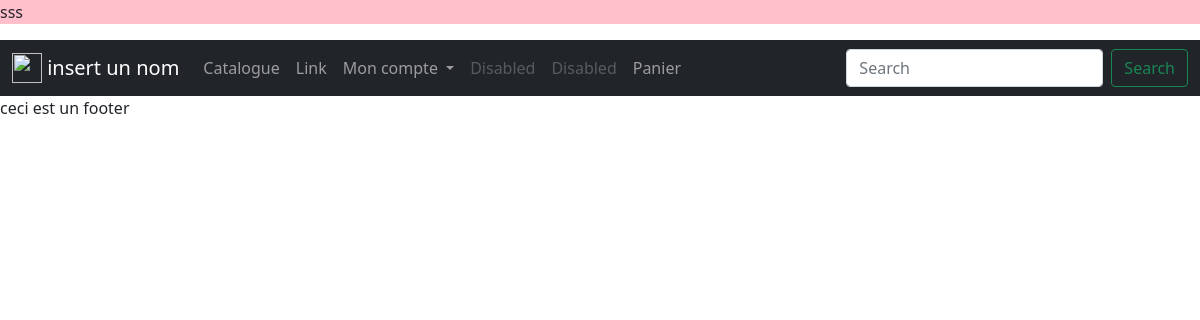
The app's page /manga, older data.
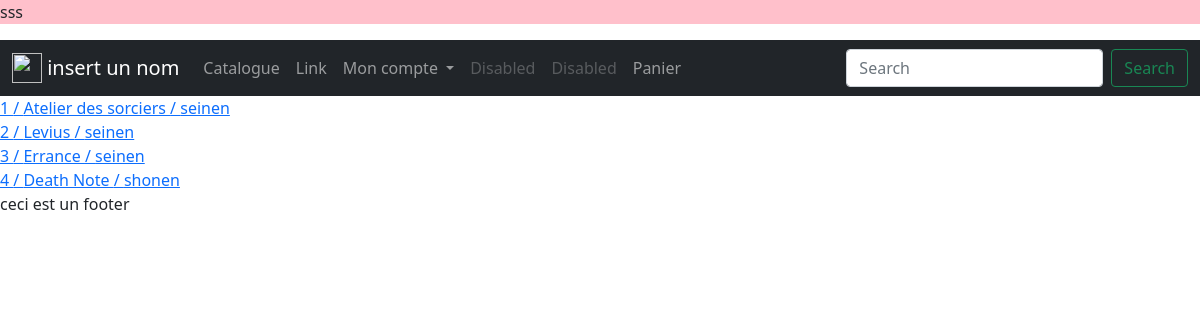
The same page, newer data.
### tables this page shows
CREATE TABLE IF NOT EXISTS manga(
    id INTEGER PRIMARY KEY AUTO_INCREMENT,
    titre VARCHAR(255),
    dessinateur VARCHAR(255),
    scenariste VARCHAR(255),
    editeur_oeuvre_origine VARCHAR(255),
    id_categorie INTEGER,
    id_etat INTEGER,
    img TEXT,
    del BOOL,
    FOREIGN KEY (id_categorie)
	REFERENCES  categorie(id) ON UPDATE CASCADE ON DELETE  NO ACTION,
    FOREIGN KEY (id_etat)
	REFERENCES etat(id) ON UPDATE CASCADE ON DELETE NO ACTION
);

CREATE TABLE IF NOT EXISTS categorie(
    id INTEGER PRIMARY KEY AUTO_INCREMENT,
    categorie VARCHAR(255)
);

### model/Connection.php (called while the page is built)
<?php
class Connection {
    public static function getPDO():PDO
    {
         return new PDO(DBDSN,DBUSERNAME,DBPASSWORD,[
            PDO::ATTR_ERRMODE=>PDO::ERRMODE_EXCEPTION
        ]);
    }
}

### model/Sql.php (called while the page is built, shortened)
<?php
abstract class Sql{
    public function __construct(){
        $this->pdo = Connection::getPDO();
    }
}

### model/SqlManga.php (called while the page is built, shortened)
<?php
class SqlManga extends Sql{
    protected $class=Manga::class;
    public function all(){
    $sql="SELECT i.id,i.titre,i.dessinateur,i.scenariste,c.categorie,i.img
        FROM manga AS i,categorie AS c
        WHERE i.id_categorie=c.id and del=true";
    $query=$this->pdo->query($sql);
    $query->setFetchMode(PDO::FETCH_CLASS, $this->class);
    $result= $query->fetchAll();
    return $result;
    }
}

### model/Manga.php (the view, shortened to what this page needs)
<?php
class Manga
{
    private $id;
    private $titre;
    private $categorie;
    public function __toString(){
        return $this->getId(). " / ". $this->getTitre() . " / ". $this->getCategorie()."</br>";
    }
    public function getTitreUrl(){
        return  str_replace(" ", "-", $this->titre);
    }
    public function getCategorie()
    {
        return $this->categorie;
    }
    public function getTitre()
    {
        return $this->titre;
    }
    public function getId()
    {
        return $this->id;
    }
}

### view/header.php (shortened to what this page needs)
<!DOCTYPE html>
<html lang="fr">
<head>
    <link href="https://cdn.jsdelivr.net/npm/bootstrap@5.0.0-beta1/dist/css/bootstrap.min.css" rel="stylesheet">
    <link rel="stylesheet" href="/projetWeb/public/style.css">
  </head>
<body>
  <p>sss</p>
    <nav class="navbar navbar-expand-lg navbar-dark bg-dark">
  <div class="container-fluid">
  <a class="navbar-brand" href="<?=ROOT_PATH?>">
        <img src="logo.jpg" width="30" height="30" class="d-inline-block align-top" alt="">
            insert un nom
        </a>
    <div class="collapse navbar-collapse" id="navbarSupportedContent">
      <ul class="navbar-nav me-auto mb-2 mb-lg-0">
        <li class="nav-item">
            <a class="nav-link" href="<?=ROOT_PATH?>manga">Catalogue</a>
        </li>
        <li class="nav-item">
          <a class="nav-link" href="#">Link</a>
        </li>
        <li class="nav-item dropdown">
          <a class="nav-link dropdown-toggle" href="#" id="navbarDropdown" role="button" data-bs-toggle="dropdown" aria-expanded="false">
            Mon compte
          </a>
        </li>
        <li class="nav-item">
          <a class="nav-link disabled" href="#" tabindex="-1" aria-disabled="true">Disabled</a>
        </li>
        <li class="nav-item">
          <a class="nav-link disabled" href="#" tabindex="-1" aria-disabled="true">Disabled</a>
        </li>
        <li class="nav-item">
          <a class="nav-link" href="<?=ROOT_PATH?>panier">Panier</a>
        </li>
      </ul>
      <form class="d-flex">
        <input class="form-control me-2" type="search" placeholder="Search" aria-label="Search">
        <button class="btn btn-outline-success" type="submit">Search</button>
      </form>
    </div>
  </div>
</nav>

### view/footer.php (shortened to what this page needs)
<footer>
ceci est un footer
</footer>
</body>
</html>

### index.php (shortened to what this page needs)
<?php
require_once("model/Connection.php");
require_once('model/Sql.php');
require_once("model/Manga.php");
require_once('model/SqlManga.php');
$file = 'control/'.REQ_TYPE.'.php';
require_once('view/header.php');
if(file_exists($file)){
    require $file;
}
else {
    require 'view/404.php';
}
require_once('view/footer.php');
?>

### control/manga.php
<?php
if(REQ_ACTION && !empty($_POST['send'])){
    $sqlManga=new SqlManga();
    $manga=$sqlManga->selectTitre(REQ_TYPE_ID);
    $sqlMangaDetail=new SqlMangaDetail();
    $detail=$sqlMangaDetail->selectTome($manga->getId(),REQ_ACTION);
    if(empty($_SESSION['panier'])){
        $_SESSION['panier']=[];
    }
    $bool=false;
    foreach($_SESSION['panier'] as $paniers){
        if($paniers[0]->getTitre()==$manga->getTitre() && $paniers[1]->getNumero_du_tome()==$detail->getNumero_du_tome()){
            $_SESSION['panier'][0][2]=$paniers[2]+$_POST['quantite'];
            $bool=true;
        }
    }
    if(!$bool){
    $array=[];
    array_push($array,$manga,$detail,$_POST['quantite']);
    array_push($_SESSION['panier'],$array);}
    header('Location: '.ROOT_PATH.'panier');
}else if(REQ_ACTION){
    $sqlManga=new SqlManga();
    $manga=$sqlManga->selectTitre(REQ_TYPE_ID);
    $sqlMangaDetail=new SqlMangaDetail();
    $detail=$sqlMangaDetail->selectTome($manga->getId(),REQ_ACTION);
    include('view/mangaDetailNumber.php');
}
else if (REQ_TYPE_ID){
    $sqlManga=new SqlManga();
    $manga=$sqlManga->selectTitre(REQ_TYPE_ID);
    $sqlMangaDetail=new SqlMangaDetail();
    $detail=$sqlMangaDetail->all($manga->getId());
    include('view/mangaDetail.php');
}else if(REQ_TYPE) {
    $SqlManga=new SqlManga();
    $mangas=$SqlManga->all();
    include('view/manga.php');
}

### view/manga.php
<?php
foreach($mangas as $list)
    {
        echo '<a href='.REQ_TYPE.'/'.$list->getTitreUrl().'>'.$list."</a>";
    }

### public/style.css (style rules this page uses)
p { background-color: pink; }

Row changes from the older to the newer data that the page shows:
now on this page (row edited): manga: id "1", titre "Atelier des sorciers", id_categorie.categorie "seinen"
now on this page (row edited): manga: id "2", titre "Levius", id_categorie.categorie "seinen"
now on this page (row edited): manga: id "3", titre "Errance", id_categorie.categorie "seinen"
now on this page (row edited): manga: id "4", titre "Death Note", id_categorie.categorie "shonen"
